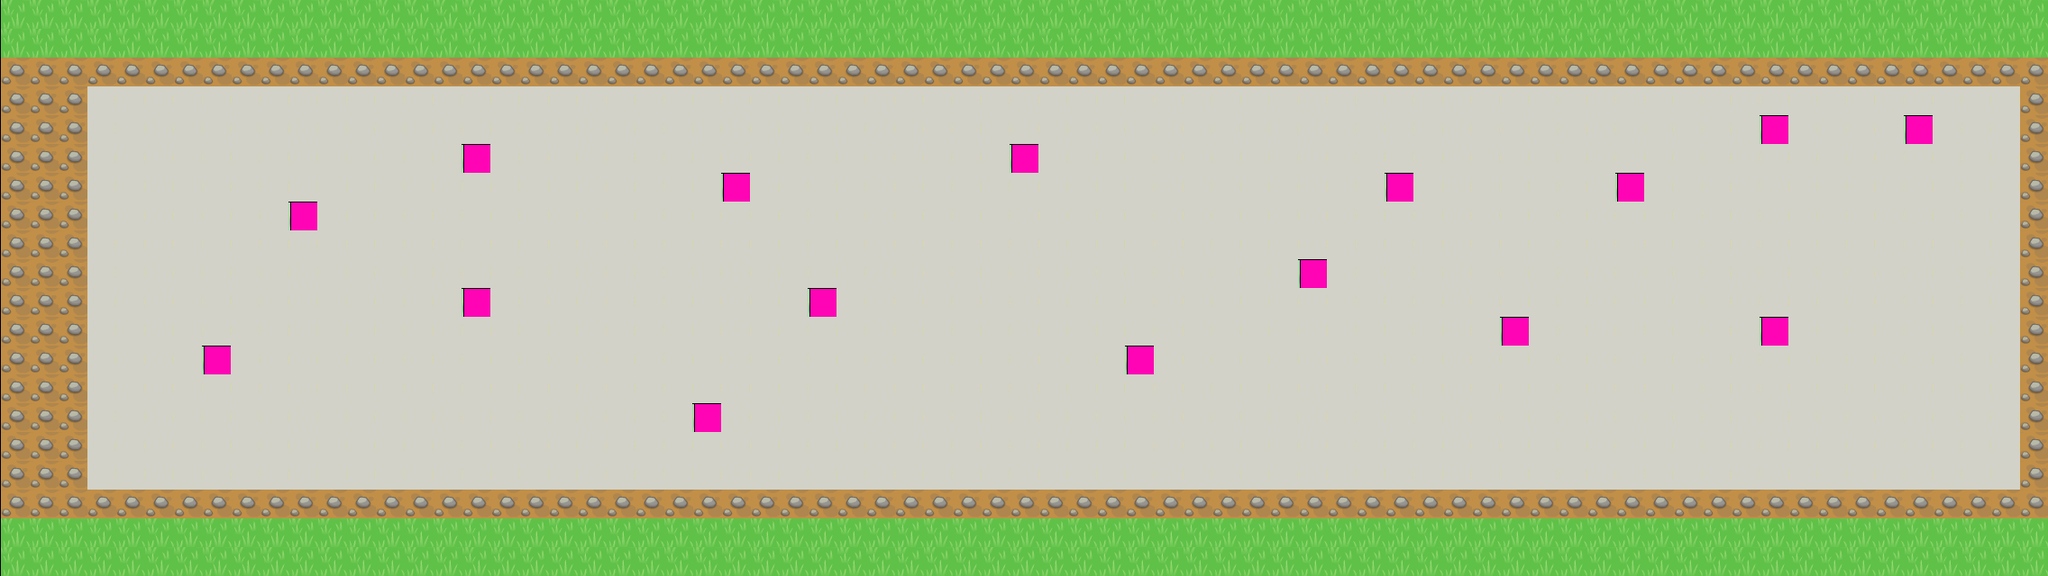

This game map was drawn from its Tiled (.tmx) file and the tilesets committed beside it. A one-line description and the trimmed map source follow:
An orthogonal 71x20 tile map with 32x32 px tiles, 3 tile layers (ground, zhangai, sucai), 2 tilesets.

<map version="1.0" orientation="orthogonal" renderorder="right-down" width="71" height="20" tilewidth="32" tileheight="32">
 <tileset firstgid="1" name="map" tilewidth="32" tileheight="32">
  <tileoffset x="1" y="0" />
  <image source="map.png" width="170" height="71" />
 </tileset>
 <tileset firstgid="11" name="sucai" tilewidth="32" tileheight="32">
  <image source="meta_tiles.png" width="133" height="34" />
  <tile id="2">
   <properties>
    <property name="zaw" value="true" />
   </properties>
  </tile>
 </tileset>
 <layer name="ground" width="71" height="20">
  <data>[1420 cells, 1420 non-empty, 3 distinct tile ids]</data>
 </layer>
 <layer name="zhangai" width="71" height="20">
  <data>[1420 cells, 16 non-empty, 1 distinct tile ids]</data>
 </layer>
 <layer name="sucai" width="71" height="20">
  <data>[1420 cells, 16 non-empty, 1 distinct tile ids]</data>
 </layer>
</map>
